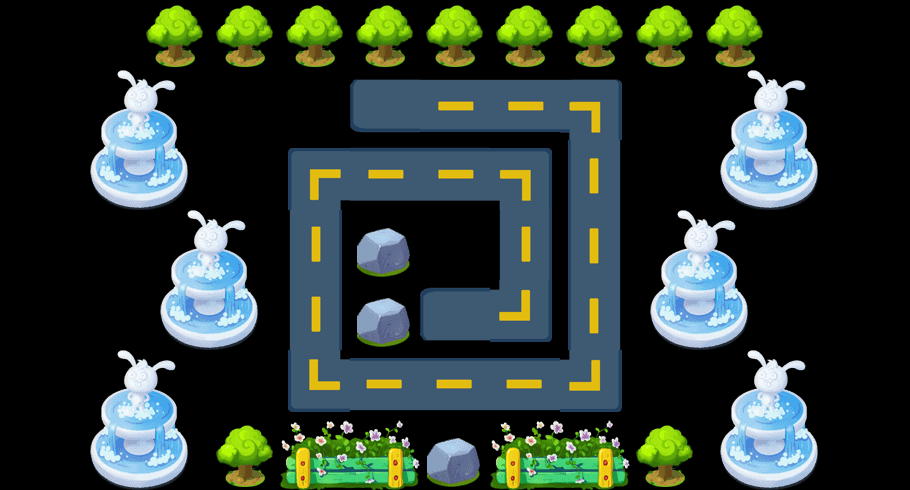

This is a level from a 2D game, rendered from its Tiled map with the project's own tilesets. A one-line summary and the map file follow, with tile-layer data summarised:
An orthogonal 13x7 tile map with 70x70 px tiles, 2 tile layers (content, things) and 38 objects (28x thingBomb, hero, preTower, way1_0, way1_1, ...).

<map version="1.0" orientation="orthogonal" width="13" height="7" tilewidth="70" tileheight="70">
 <tileset firstgid="1" name="theme1Tiles" tilewidth="70" tileheight="70" spacing="2" margin="2">
  <image source="theme3Tiles.png" width="512" height="512" />
  <tile id="5">
   <properties>
    <property name="thingIdx" value="302" />
   </properties>
  </tile>
  <tile id="7">
   <properties>
    <property name="thingIdx" value="401" />
   </properties>
  </tile>
  <tile id="9">
   <properties>
    <property name="thingIdx" value="402" />
   </properties>
  </tile>
  <tile id="11">
   <properties>
    <property name="thingIdx" value="204" />
   </properties>
  </tile>
  <tile id="12">
   <properties>
    <property name="thingIdx" value="301" />
   </properties>
  </tile>
  <tile id="14">
   <properties>
    <property name="thingIdx" value="101" />
   </properties>
  </tile>
  <tile id="15">
   <properties>
    <property name="thingIdx" value="102" />
   </properties>
  </tile>
  <tile id="16">
   <properties>
    <property name="thingIdx" value="103" />
   </properties>
  </tile>
  <tile id="17">
   <properties>
    <property name="thingIdx" value="104" />
   </properties>
  </tile>
  <tile id="18">
   <properties>
    <property name="thingIdx" value="105" />
   </properties>
  </tile>
  <tile id="19">
   <properties>
    <property name="thingIdx" value="106" />
   </properties>
  </tile>
  <tile id="20">
   <properties>
    <property name="thingIdx" value="103" />
   </properties>
  </tile>
  <tile id="24">
   <properties>
    <property name="thingIdx" value="106" />
   </properties>
  </tile>
  <tile id="25">
   <properties>
    <property name="thingIdx" value="105" />
   </properties>
  </tile>
  <tile id="26">
   <properties>
    <property name="thingIdx" value="104" />
   </properties>
  </tile>
  <tile id="27">
   <properties>
    <property name="thingIdx" value="102" />
   </properties>
  </tile>
  <tile id="28">
   <properties>
    <property name="thingIdx" value="203" />
   </properties>
  </tile>
  <tile id="29">
   <properties>
    <property name="thingIdx" value="202" />
   </properties>
  </tile>
  <tile id="30">
   <properties>
    <property name="thingIdx" value="201" />
   </properties>
  </tile>
  <tile id="32">
   <properties>
    <property name="way" value="1" />
   </properties>
  </tile>
  <tile id="33">
   <properties>
    <property name="way" value="1" />
   </properties>
  </tile>
  <tile id="34">
   <properties>
    <property name="way" value="1" />
   </properties>
  </tile>
  <tile id="35">
   <properties>
    <property name="way" value="1" />
   </properties>
  </tile>
  <tile id="36">
   <properties>
    <property name="way" value="1" />
   </properties>
  </tile>
  <tile id="37">
   <properties>
    <property name="way" value="1" />
   </properties>
  </tile>
  <tile id="38">
   <properties>
    <property name="way" value="1" />
   </properties>
  </tile>
  <tile id="39">
   <properties>
    <property name="way" value="1" />
   </properties>
  </tile>
  <tile id="40">
   <properties>
    <property name="way" value="1" />
   </properties>
  </tile>
  <tile id="41">
   <properties>
    <property name="way" value="1" />
   </properties>
  </tile>
  <tile id="42">
   <properties>
    <property name="way" value="1" />
   </properties>
  </tile>
  <tile id="43">
   <properties>
    <property name="way" value="1" />
   </properties>
  </tile>
  <tile id="44">
   <properties>
    <property name="way" value="1" />
   </properties>
  </tile>
  <tile id="45">
   <properties>
    <property name="way" value="1" />
   </properties>
  </tile>
  <tile id="46">
   <properties>
    <property name="way" value="1" />
   </properties>
  </tile>
  <tile id="47">
   <properties>
    <property name="way" value="1" />
   </properties>
  </tile>
 </tileset>
 <layer name="content" width="13" height="7">
  <data>[91 cells, 21 non-empty, 5 distinct tile ids]</data>
 </layer>
 <layer name="things" width="13" height="7">
  <data>[91 cells, 42 non-empty, 8 distinct tile ids]</data>
 </layer>
 <objectgroup name="objs" width="13" height="7">
  <object name="thingBomb" x="442" y="28" width="30" height="24" />
  <object name="thingBomb" x="511" y="27" width="30" height="24" />
  <object name="thingBomb" x="585" y="26" width="30" height="24" />
  <object name="thingBomb" x="653" y="28" width="30" height="24" />
  <object name="thingBomb" x="722" y="27" width="30" height="24" />
  <object name="thingBomb" x="731" y="101" width="30" height="24" />
  <object name="thingBomb" x="733" y="157" width="30" height="24" />
  <object name="thingBomb" x="662" y="237" width="30" height="24" />
  <object name="thingBomb" x="656" y="298" width="30" height="24" />
  <object name="thingBomb" x="731" y="379" width="30" height="24" />
  <object name="thingBomb" x="732" y="443" width="30" height="24" />
  <object name="thingBomb" x="655" y="443" width="30" height="24" />
  <object name="thingBomb" x="568" y="445" width="30" height="24" />
  <object name="thingBomb" x="513" y="443" width="30" height="24" />
  <object name="thingBomb" x="446" y="443" width="30" height="24" />
  <object name="thingBomb" x="369" y="440" width="30" height="24" />
  <object name="thingBomb" x="304" y="442" width="30" height="24" />
  <object name="thingBomb" x="228" y="441" width="30" height="24" />
  <object name="thingBomb" x="146" y="431" width="30" height="24" />
  <object name="thingBomb" x="146" y="375" width="30" height="24" />
  <object name="thingBomb" x="174" y="301" width="30" height="24" />
  <object name="thingBomb" x="159" y="243" width="30" height="24" />
  <object name="thingBomb" x="143" y="168" width="30" height="24" />
  <object name="thingBomb" x="157" y="100" width="30" height="24" />
  <object name="thingBomb" x="160" y="21" width="30" height="24" />
  <object name="thingBomb" x="230" y="23" width="30" height="24" />
  <object name="thingBomb" x="303" y="28" width="30" height="24" />
  <object name="thingBomb" x="369" y="31" width="30" height="24" />
  <object name="hero" x="645" y="217" width="24" height="25" />
  <object name="preTower" x="439" y="234" width="29" height="28">
   <properties>
    <property name="level" value="2" />
    <property name="towerIdx" value="1" />
   </properties>
  </object>
  <object name="way1_0" x="373" y="91" width="26" height="22" />
  <object name="way1_1" x="574" y="94" width="26" height="22" />
  <object name="way1_2" x="579" y="366" width="26" height="22" />
  <object name="way1_3" x="309" y="369" width="26" height="22" />
  <object name="way1_4" x="307" y="170" width="26" height="22" />
  <object name="way1_5" x="506" y="167" width="26" height="22" />
  <object name="way1_6" x="509" y="301" width="26" height="22" />
  <object name="way1_7" x="436" y="302" width="26" height="22" />
 </objectgroup>
</map>
